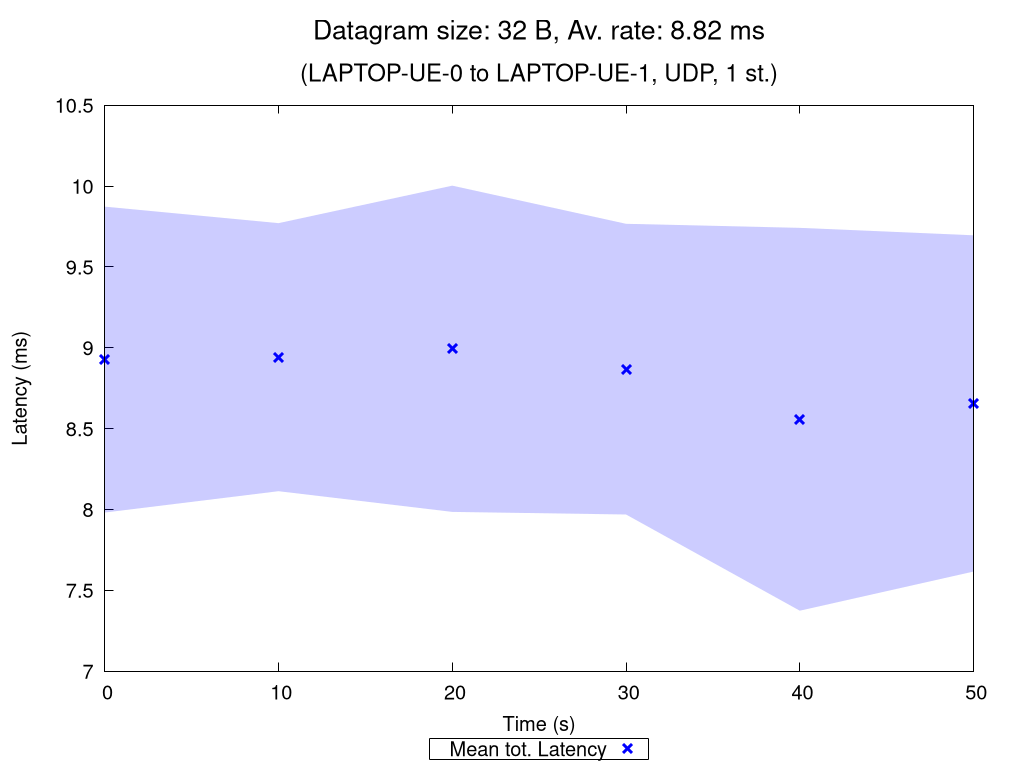

Write gnuplot code to recreate this figure.
set terminal pngcairo nocrop enhanced size 1024,768 font "Verdana,15"
set output "UDP_1_st_2020_10_11_23-19-24_one2two_00032B.png"

set title "{/=20 Datagram size: 32 B, Av. rate: 8.82 ms}\n\n{/=18 (LAPTOP-UE-0 to LAPTOP-UE-1, UDP, 1 st.)}"

set xlabel "Time (s)"
set ylabel "Latency (ms)"
set ytics nomirror
set key bmargin center horizontal box samplen 1 width -1
set bmargin 4.6
set rmargin 4.5

rf = 1.0  # rate factor
set style fill transparent solid 0.2 noborder
set autoscale xfix
plot "UDP_1_st_2020_10_11_23-19-24_one2two_00032B_iperf_processed.dat" using 1:($2/rf-$3/rf):($2/rf+$3/rf) with filledcurves lc rgb "blue" notitle, \
     "" using 1:($2/rf) with points pt 2 ps 1.5 lw 3 lc rgb "blue" title "Mean tot. Latency", \
